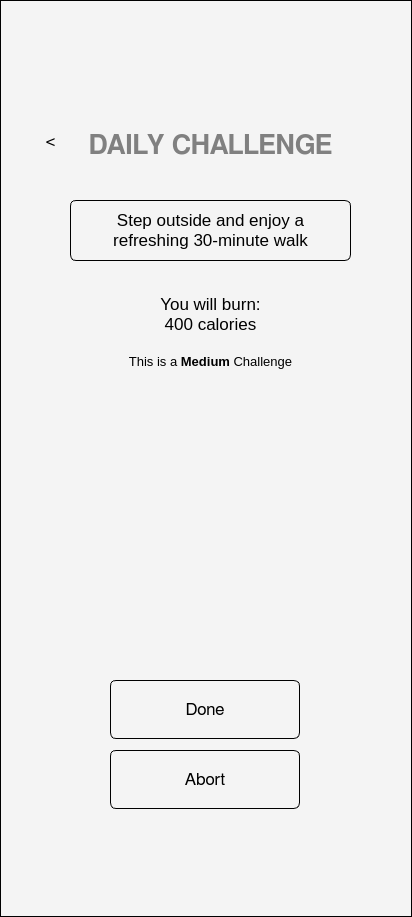
<?xml version="1.0" encoding="UTF-8"?>
<ui version="4.0">
 <class>Form</class>
 <widget class="QWidget" name="Form">
  <property name="geometry">
   <rect>
    <x>0</x>
    <y>0</y>
    <width>412</width>
    <height>917</height>
   </rect>
  </property>
  <property name="windowTitle">
   <string>Form</string>
  </property>
  <property name="styleSheet">
   <string notr="true">background-color: #f4f4f4; border: 1px solid </string>
  </property>
  <widget class="QLabel" name="label">
   <property name="geometry">
    <rect>
     <x>70</x>
     <y>110</y>
     <width>281</width>
     <height>71</height>
    </rect>
   </property>
   <property name="sizePolicy">
    <sizepolicy hsizetype="Preferred" vsizetype="Preferred">
     <horstretch>0</horstretch>
     <verstretch>0</verstretch>
    </sizepolicy>
   </property>
   <property name="font">
    <font>
     <family>FreeSans</family>
     <pointsize>20</pointsize>
     <bold>true</bold>
    </font>
   </property>
   <property name="styleSheet">
    <string notr="true">color: gray; border: none;</string>
   </property>
   <property name="frameShape">
    <enum>QFrame::Shape::NoFrame</enum>
   </property>
   <property name="frameShadow">
    <enum>QFrame::Shadow::Raised</enum>
   </property>
   <property name="text">
    <string>DAILY CHALLENGE</string>
   </property>
   <property name="alignment">
    <set>Qt::AlignmentFlag::AlignCenter</set>
   </property>
   <property name="wordWrap">
    <bool>true</bool>
   </property>
  </widget>
  <widget class="QPushButton" name="pushButton_11">
   <property name="geometry">
    <rect>
     <x>30</x>
     <y>120</y>
     <width>41</width>
     <height>41</height>
    </rect>
   </property>
   <property name="font">
    <font>
     <family>FreeSans</family>
     <pointsize>13</pointsize>
     <bold>false</bold>
    </font>
   </property>
   <property name="styleSheet">
    <string notr="true">color: ffffff;background-color: #00000000;
border: 0;</string>
   </property>
   <property name="text">
    <string>&lt;</string>
   </property>
  </widget>
  <widget class="QTextBrowser" name="textBrowser">
   <property name="geometry">
    <rect>
     <x>70</x>
     <y>200</y>
     <width>281</width>
     <height>61</height>
    </rect>
   </property>
   <property name="styleSheet">
    <string notr="true">color: ffffff;background-color: #00000000;
border-radius: 6px;
    padding: 5px;</string>
   </property>
   <property name="verticalScrollBarPolicy">
    <enum>Qt::ScrollBarPolicy::ScrollBarAlwaysOff</enum>
   </property>
   <property name="horizontalScrollBarPolicy">
    <enum>Qt::ScrollBarPolicy::ScrollBarAlwaysOff</enum>
   </property>
   <property name="html">
    <string>&lt;!DOCTYPE HTML PUBLIC &quot;-//W3C//DTD HTML 4.0//EN&quot; &quot;http://www.w3.org/TR/REC-html40/strict.dtd&quot;&gt;
&lt;html&gt;&lt;head&gt;&lt;meta name=&quot;qrichtext&quot; content=&quot;1&quot; /&gt;&lt;meta charset=&quot;utf-8&quot; /&gt;&lt;style type=&quot;text/css&quot;&gt;
p, li { white-space: pre-wrap; }
hr { height: 1px; border-width: 0; }
li.unchecked::marker { content: &quot;\2610&quot;; }
li.checked::marker { content: &quot;\2612&quot;; }
&lt;/style&gt;&lt;/head&gt;&lt;body style=&quot; font-family:'Noto Sans'; font-size:10pt; font-weight:400; font-style:normal;&quot;&gt;
&lt;p align=&quot;center&quot; style=&quot; margin-top:0px; margin-bottom:0px; margin-left:0px; margin-right:0px; -qt-block-indent:0; text-indent:0px;&quot;&gt;&lt;span style=&quot; font-family:'FreeSans'; font-size:13pt;&quot;&gt;Step outside and enjoy a refreshing 30-minute walk&lt;/span&gt;&lt;/p&gt;&lt;/body&gt;&lt;/html&gt;</string>
   </property>
  </widget>
  <widget class="QTextBrowser" name="textBrowser_2">
   <property name="geometry">
    <rect>
     <x>70</x>
     <y>290</y>
     <width>281</width>
     <height>91</height>
    </rect>
   </property>
   <property name="styleSheet">
    <string notr="true">border: 0; color: black;</string>
   </property>
   <property name="verticalScrollBarPolicy">
    <enum>Qt::ScrollBarPolicy::ScrollBarAlwaysOff</enum>
   </property>
   <property name="horizontalScrollBarPolicy">
    <enum>Qt::ScrollBarPolicy::ScrollBarAlwaysOff</enum>
   </property>
   <property name="html">
    <string>&lt;!DOCTYPE HTML PUBLIC &quot;-//W3C//DTD HTML 4.0//EN&quot; &quot;http://www.w3.org/TR/REC-html40/strict.dtd&quot;&gt;
&lt;html&gt;&lt;head&gt;&lt;meta name=&quot;qrichtext&quot; content=&quot;1&quot; /&gt;&lt;meta charset=&quot;utf-8&quot; /&gt;&lt;style type=&quot;text/css&quot;&gt;
p, li { white-space: pre-wrap; }
hr { height: 1px; border-width: 0; }
li.unchecked::marker { content: &quot;\2610&quot;; }
li.checked::marker { content: &quot;\2612&quot;; }
&lt;/style&gt;&lt;/head&gt;&lt;body style=&quot; font-family:'Noto Sans'; font-size:10pt; font-weight:400; font-style:normal;&quot;&gt;
&lt;p align=&quot;center&quot; style=&quot; margin-top:0px; margin-bottom:0px; margin-left:0px; margin-right:0px; -qt-block-indent:0; text-indent:0px;&quot;&gt;&lt;span style=&quot; font-family:'FreeSans'; font-size:13pt;&quot;&gt;You will burn:&lt;/span&gt;&lt;/p&gt;
&lt;p align=&quot;center&quot; style=&quot; margin-top:0px; margin-bottom:0px; margin-left:0px; margin-right:0px; -qt-block-indent:0; text-indent:0px;&quot;&gt;&lt;span style=&quot; font-family:'FreeSans'; font-size:13pt;&quot;&gt;400 calories&lt;/span&gt;&lt;/p&gt;
&lt;p style=&quot;-qt-paragraph-type:empty; margin-top:0px; margin-bottom:0px; margin-left:0px; margin-right:0px; -qt-block-indent:0; text-indent:0px; font-family:'FreeSans'; font-size:13pt;&quot;&gt;&lt;br /&gt;&lt;/p&gt;
&lt;p align=&quot;center&quot; style=&quot; margin-top:0px; margin-bottom:0px; margin-left:0px; margin-right:0px; -qt-block-indent:0; text-indent:0px;&quot;&gt;This is a &lt;span style=&quot; font-weight:700;&quot;&gt;Medium&lt;/span&gt; Challenge&lt;/p&gt;&lt;/body&gt;&lt;/html&gt;</string>
   </property>
  </widget>
  <widget class="QPushButton" name="pushButton_5">
   <property name="geometry">
    <rect>
     <x>110</x>
     <y>680</y>
     <width>190</width>
     <height>59</height>
    </rect>
   </property>
   <property name="font">
    <font>
     <family>FreeSans</family>
     <pointsize>13</pointsize>
     <bold>false</bold>
    </font>
   </property>
   <property name="styleSheet">
    <string notr="true">color: ffffff;background-color: #00000000;
border-radius: 6px;
    padding: 5px;</string>
   </property>
   <property name="text">
    <string>Done</string>
   </property>
  </widget>
  <widget class="QPushButton" name="pushButton_6">
   <property name="geometry">
    <rect>
     <x>110</x>
     <y>750</y>
     <width>190</width>
     <height>59</height>
    </rect>
   </property>
   <property name="font">
    <font>
     <family>FreeSans</family>
     <pointsize>13</pointsize>
     <bold>false</bold>
    </font>
   </property>
   <property name="styleSheet">
    <string notr="true">color: ffffff;background-color: #00000000;
border-radius: 6px;
    padding: 5px;</string>
   </property>
   <property name="text">
    <string>Abort</string>
   </property>
  </widget>
 </widget>
 <resources/>
 <connections/>
</ui>
